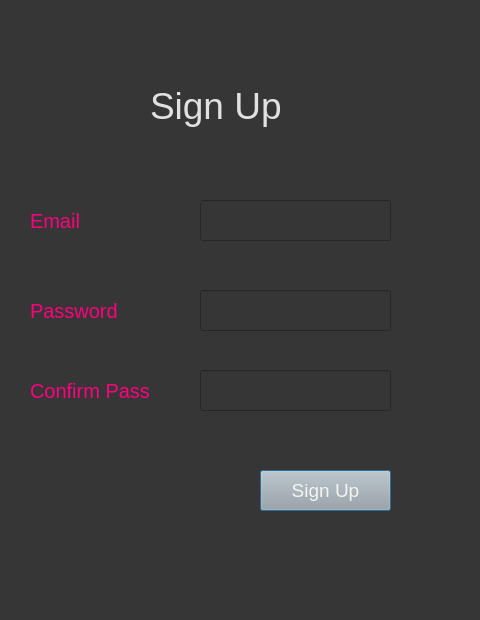
<?xml version="1.0" encoding="UTF-8"?>
<ui version="4.0">
 <class>Dialog</class>
 <widget class="QDialog" name="Dialog">
  <property name="geometry">
   <rect>
    <x>0</x>
    <y>0</y>
    <width>480</width>
    <height>620</height>
   </rect>
  </property>
  <property name="windowTitle">
   <string>Dialog</string>
  </property>
  <property name="styleSheet">
   <string notr="true">background-color: rgb(54, 54, 54);</string>
  </property>
  <widget class="QLabel" name="label">
   <property name="geometry">
    <rect>
     <x>150</x>
     <y>60</y>
     <width>191</width>
     <height>91</height>
    </rect>
   </property>
   <property name="styleSheet">
    <string notr="true">color: rgb(225, 225, 225); font-size: 28pt;</string>
   </property>
   <property name="text">
    <string>Sign Up</string>
   </property>
  </widget>
  <widget class="QLabel" name="label_2">
   <property name="geometry">
    <rect>
     <x>30</x>
     <y>190</y>
     <width>121</width>
     <height>61</height>
    </rect>
   </property>
   <property name="styleSheet">
    <string notr="true">font-size:15pt;
color: rgb(255, 0, 127);</string>
   </property>
   <property name="text">
    <string>Email</string>
   </property>
  </widget>
  <widget class="QLineEdit" name="email">
   <property name="geometry">
    <rect>
     <x>200</x>
     <y>200</y>
     <width>191</width>
     <height>41</height>
    </rect>
   </property>
   <property name="styleSheet">
    <string notr="true">font-size: 14pt;
color: rgb(243, 243, 243);</string>
   </property>
  </widget>
  <widget class="QLabel" name="label_3">
   <property name="geometry">
    <rect>
     <x>30</x>
     <y>280</y>
     <width>121</width>
     <height>61</height>
    </rect>
   </property>
   <property name="styleSheet">
    <string notr="true">font-size:15pt;
color: rgb(255, 0, 127);</string>
   </property>
   <property name="text">
    <string>Password</string>
   </property>
  </widget>
  <widget class="QLineEdit" name="password">
   <property name="geometry">
    <rect>
     <x>200</x>
     <y>290</y>
     <width>191</width>
     <height>41</height>
    </rect>
   </property>
   <property name="styleSheet">
    <string notr="true">font-size: 14pt;
color: rgb(243, 243, 243);</string>
   </property>
  </widget>
  <widget class="QPushButton" name="signupbutton">
   <property name="geometry">
    <rect>
     <x>260</x>
     <y>470</y>
     <width>131</width>
     <height>41</height>
    </rect>
   </property>
   <property name="styleSheet">
    <string notr="true">background-color: rgb(167, 168, 167); 
font-size:14pt;
color: rgb(244, 244, 244);</string>
   </property>
   <property name="text">
    <string>Sign Up</string>
   </property>
  </widget>
  <widget class="QLabel" name="label_4">
   <property name="geometry">
    <rect>
     <x>30</x>
     <y>360</y>
     <width>161</width>
     <height>61</height>
    </rect>
   </property>
   <property name="styleSheet">
    <string notr="true">font-size:15pt;
color: rgb(255, 0, 127);</string>
   </property>
   <property name="text">
    <string>Confirm Pass</string>
   </property>
  </widget>
  <widget class="QLineEdit" name="confirmpass">
   <property name="geometry">
    <rect>
     <x>200</x>
     <y>370</y>
     <width>191</width>
     <height>41</height>
    </rect>
   </property>
   <property name="styleSheet">
    <string notr="true">font-size: 14pt;
color: rgb(243, 243, 243);</string>
   </property>
  </widget>
 </widget>
 <resources/>
 <connections/>
</ui>
